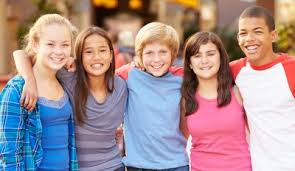
#> input picture images.jpg, 295 x 171 px, given in place of the camera
$ python 'facerecog collector.py'
#> lines starting #> are read from the running program, lines starting #| are printed output that depends on the picture
# -*- coding: utf-8 -*-
"""
Created on Sun Jul 26 12:14:12 2020

@author: HP
"""

import cv2
import numpy as np

import os

cap = cv2.VideoCapture(0)

detector = cv2.CascadeClassifier(r"C:\Users\HP\Desktop\Face recognisation\haarcascade_frontalface_alt.xml")

name = input("Enter your name : ") #proving the name
#> the answer given: images.jpg
#After that you have to Grab the image

frames = [] #input list
outputs = [] #output list

while True:

    ret, frame = cap.read()
#> frame is the input picture: shape (171, 295, 3); mean B, G, R 147.1, 144, 166.5

    if ret:
        faces = detector.detectMultiScale(frame)
#> faces = [[79, 38, 35, 35], [141, 41, 32, 32], [187, 41, 35, 35], [230, 15, 43, 43], [37, 28, 42, 42]]

        for face in faces:
            x, y, w, h = face

            cut = frame[y:y+h, x:x+w]

            fix = cv2.resize(cut, (100, 100))
            gray = cv2.cvtColor(fix, cv2.COLOR_BGR2GRAY)
#> this loop made 5 passes
#> pass 1, `cut = frame[y:y+h, x:x+w]`:
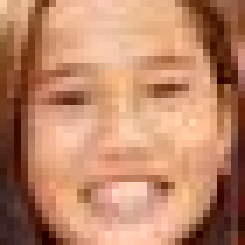
#> cut: shape (35, 35, 3) (shown 7 times larger); mean B, G, R 104, 134.1, 189.4
#> pass 1, `fix = cv2.resize(cut, (100, 100))`:
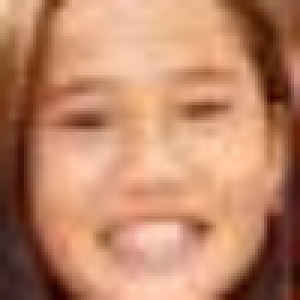
#> fix: shape (100, 100, 3) (shown 3 times larger); mean B, G, R 103.9, 134, 189.3
#> pass 1, `gray = cv2.cvtColor(fix, cv2.COLOR_BGR2GRAY)`:
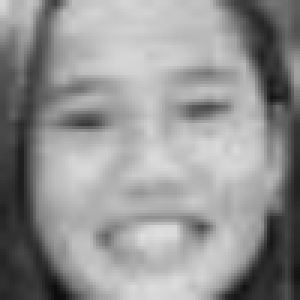
#> gray: shape (100, 100) (shown 3 times larger); min 11, max 222, mean 147.1
#> pass 2, `cut = frame[y:y+h, x:x+w]`:
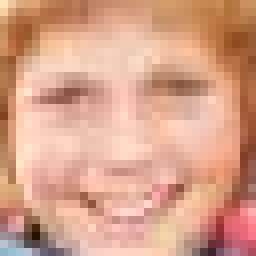
#> cut: shape (32, 32, 3) (shown 8 times larger); mean B, G, R 137.4, 161.5, 215.6
#> after the loop:
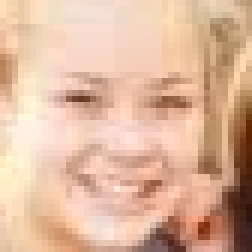
#> cut: shape (42, 42, 3) (shown 6 times larger); mean B, G, R 157.5, 182.5, 222.1
#> after the loop:
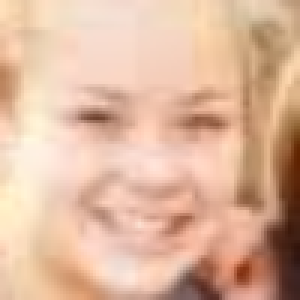
#> fix: shape (100, 100, 3) (shown 3 times larger); mean B, G, R 157.4, 182.4, 222

        cv2.imshow("My Screen", frame)
        cv2.imshow("My Face", gray)
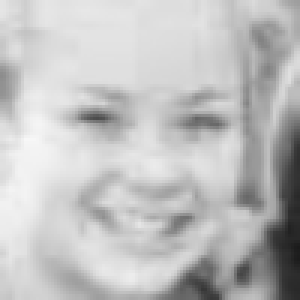
#> window 'My Face': shape (100, 100) (shown 3 times larger); min 27, max 247, mean 191.4

    key = cv2.waitKey(1)
#> (key q is pressed here)

    if key == ord("q"):
        break
    if key == ord("c"): # when we press c it will create the capture and save the file with your name
        # cv2.imwrite(name + ".jpg", frame) #It is file name
        frames.append(gray.flatten()) #but we do not want to save,but we have to push (input & output System)
        #Append the flat version of gray
        outputs.append([name]) #in output I have to append my name

        #We have to convert frames(input) and output and concatenate them

X = np.array(frames)
y = np.array(outputs)

data = np.hstack([y, X]) # we are stacking them horizontally
#print(data.shape)

f_name ="face_data.npy"

if os.path.exists(f_name): # checking that file exists or not
    old = np.load(f_name) # load the old data
    data = np.vstack([old, data]) #add new data in bottom of old data i.e., vertical stacking(Complete data)

np.save(f_name, data)

cap.release()
cv2.destroyAllWindows()
